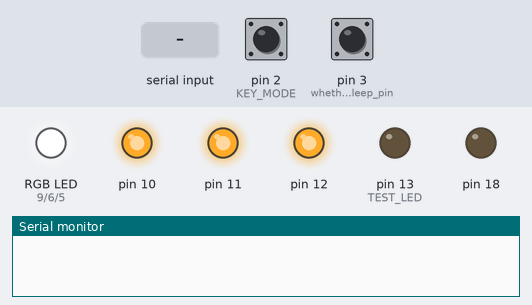
Recording of a sketch running on a simulated Arduino Uno, built with avr-gcc and run on an emulated ATmega328P. Shown: an RGB LED mixed from three pins (HIGH = lit), output pins drawn as LEDs (lit = HIGH), the last lines printed to the serial monitor. The inputs (shaded band) are chosen by the test bench; at power-on: pin 2 (KEY_MODE) HIGH, pin 3 (whether_Sleep_pin) HIGH. Sleep ends after the set time or at an interrupt; pins used as bus, display or sensor lines are not drawn.

Above: at 3.7 s.
3.8 s: pin 2 (KEY_MODE) pulled LOW for 0.15 s
At 5.8 s:
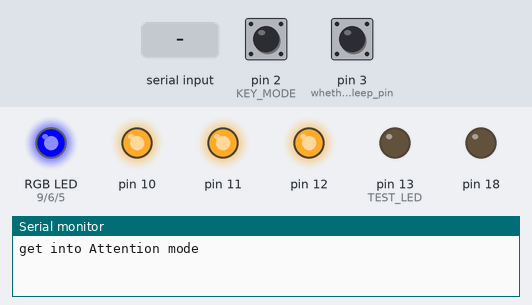
6.9 s: byte 30 received over Serial
9.9 s: pin 2 (KEY_MODE) pulled LOW for 1 s
At 11.1 s:
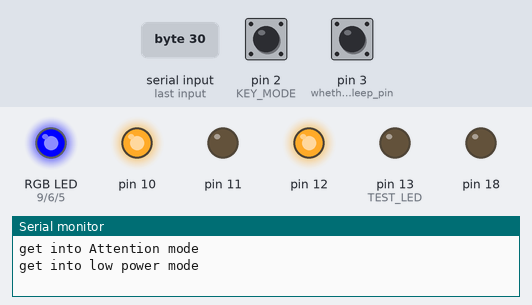
13.3 s: pin 2 (KEY_MODE) pulsed LOW 2 times (0.12 s each, 0.3 s apart)
At 15.7 s:
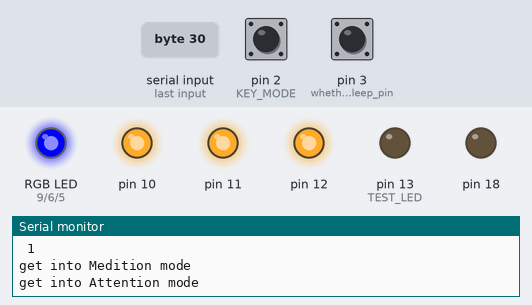
Timing chart, 0 to 17.1 s (numbered marks = the images above; inputs shaded):
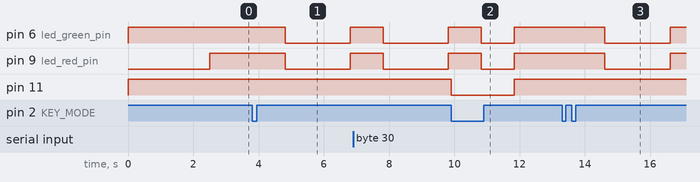

The sketch:

mindwave-light.ino
```cpp
/* 2016/12/02 13:33
 * 脑波灯程序
 *
 */

#include <SoftwareSerial.h>

 #include <portable.h>
 #include <ctrlColor.h>
 #include <setColorFromData.h>
 #include <hardwareDrive.h>
 #include "mindwave_light.h"

 #include "BLE.h"
 #include "debug.h"

/*** 配置低功耗 ***/
#include<Enerlib.h>

 #define DEBUG
 #define mwLight_DEBUG

/*================= 蓝牙模块相关  BLE.h ==================================*/
/*================= end 蓝牙模块相关 ==================================*/


/******* main ************************/
void forceFlush(){
    while( Serial.available()>0 ){
      Serial.read();
      RXD_ON();
    } // end while available
}

 // 脑波灯需要对象、标志位等相关...
 //const uint8_t interruptPin = 2;

/* 12/09 11:17 加入按键中断 */
const uint8_t KEY_MODE = 2;
typedef enum{ MEDITATION=0, ATTENTION,  TURN_OFF }MODE_t;
//typedef enum{ TURN_ON = 0, TURN_OFF }MODE_t;
MODE_t chooseOneMode = MEDITATION;

/*** 大灯专有属性，按键切换模式，进入关闭状态（睡眠） ***/
typedef enum{ SLEEP = 0, WORK }sw_t;
sw_t Sleep_or_Work = WORK;                 // 定义初始状态在工作状态
uint16_t change_moment = 0;                // 标志此时是否处于切换状态的瞬间，如果是，指示灯需要针对闪烁
void OFF_Light();

#if 0
  SoftwareSerial mySerial =  SoftwareSerial(8, 7);
  void SoftwareSerial_init( void ){
    pinMode( 8, INPUT );
    pinMode( 7, OUTPUT );
    mySerial.begin(57600);                            // 与蓝牙模块连接的波特率
 }
#endif


/*** 定义蓝牙模块在本实例电路中连接的引脚 ***/
BLE_module_t BLElight;            // 在定义一个struct 对象时，如何初始化？


/*** 加入低功耗 *****/
Energy lowPower;                        // 定义低功耗类对象
const uint16_t whether_Sleep_pin = 3;   // pin3读取电平状态判断是否需要进入睡眠模式
const uint16_t ctrlSleep_pin = 17;      // pin17(A3) 根据chooseOneMode输出高低
void lowPower_pin_init(){
    pinMode( whether_Sleep_pin, INPUT_PULLUP );
    pinMode( ctrlSleep_pin, OUTPUT );
    digitalWrite( ctrlSleep_pin, HIGH );
}


void setup(){
	//SoftwareSerial_init();              // 与蓝牙连接的IO口-> 模拟串口初始化
  forceFlush();
  BLE_PIN_config( &BLElight );                     // 在函数中构造蓝牙模块各个控制引脚
  BLE_PIN_INIT( &BLElight );                       // 蓝牙模块的各个控制引脚（状态）初始化--> 对象以MCU为标准命名

  forceFlush();
  RGB_light_init();                              // 脑波灯（RGB三色灯） 控制引脚初始化
  DEBUG_LED_init();                              // 调试指示灯控制引脚初始化
  pinMode( TEST_LED, OUTPUT );    digitalWrite ( TEST_LED, LOW );

  forceFlush();
	structureMindwaveData();			                // 初始化对象数据

  #ifdef DEBUG
    forceFlush();
    Serial.begin( 57600 );
    setLightColor( RED );
    delay_ms(1500);
    setLightColor( FOOCOLOR );
  #endif /* DEBUG */

  // add KEY_MODE
  forceFlush();

  lowPower_pin_init();                        /* 低功耗模式引脚控制 */
  pinMode( KEY_MODE, INPUT_PULLUP );
  attachInterrupt( digitalPinToInterrupt( KEY_MODE ), chooseMode, FALLING);   // LOW-低电平触发中断会出现问题，多次进入中断
  forceFlush();
}


color_t lightColor = FOOCOLOR;              // RBG灯对象，设定颜色即可
uint8_t Rx_data;                            // 从连接蓝牙模块的虚拟串口接收到的数据
/***************************   loop()   *************************/
void loop(){
    if ( Sleep_or_Work == SLEEP ){ // 进入低功耗模式
        if ( change_moment == 1 ){  // 如果这个按键更改模式的时刻...
          OFF_Light();   delay_ms( 1500);
          OFF_Light();
          change_moment = 0;
        }
        digitalWrite ( BLElight.EN_PIN, LOW );                // 这一句后期调整成面向对象模式
        digitalWrite( ctrlSleep_pin, LOW );
        if( chooseOneMode == TURN_OFF ){
            // digitalWrite( 11, HIGH );
            lightColor = FOOCOLOR;
            setLightColor( FOOCOLOR );
            if( digitalRead( whether_Sleep_pin ) == LOW )
                Serial.println( "Enter into SLEEP in... ");
                Serial.println( " 3 ");
                Serial.println( " 2 ");
                Serial.println( " 1 ");
                lowPower.PowerDown();                            // 进入低功耗
        } // end if TURN_OFF
    }
    else if ( Sleep_or_Work == WORK ){
          if( change_moment == 1 ){
            switch( chooseOneMode ){
              case MEDITATION:
                    change_moment = 1;
                    lightColor = BLUE;
                    setLightColor( FOOCOLOR );  delay_ms( 1000 );
                    setLightColor( lightColor );    delay_ms( 1000 );
                    setLightColor( FOOCOLOR );  delay_ms( 1000 );
                    setLightColor( lightColor );    delay_ms( 1000 );
                    setLightColor( FOOCOLOR );  delay_ms( 1000 );
                    setLightColor( lightColor );
                    break;
              case ATTENTION:
                    lightColor = YELLOW;
                    setLightColor( FOOCOLOR );  delay_ms( 1000 );
                    setLightColor( lightColor );    delay_ms( 1000 );
                    setLightColor( FOOCOLOR );  delay_ms( 1000 );
                    setLightColor( lightColor );    delay_ms( 1000 );
                    setLightColor( FOOCOLOR );  delay_ms( 1000 );
                    setLightColor( lightColor );
                    break;
            } // end switch()
            change_moment = 0;
          }
          digitalWrite( ctrlSleep_pin, HIGH );
          digitalWrite ( BLElight.EN_PIN, HIGH );                // 打开蓝牙
          if( ifSuccess_got_data()== FAIL ){
            if( Serial.available() > 0 ){
              Rx_data = Serial.read();
              getMindwaveData( Rx_data );
              RXD_ON();
            }
            else{
               RXD_OFF();
            //setLightColor( FOOCOLOR );
            }
          } // end if not ifSuccess_got_data
          else if ( ifSuccess_got_data() == PASS ){
            forceFlush();

            RXD_OFF();
            switch( chooseOneMode ){
            case MEDITATION:
                            forceFlush();
                            lightColor = getSuitLightColor( getMeditation() );
                            break;
            case ATTENTION:
                            forceFlush();
                            lightColor = getSuitLightColor( getAttention() );
                            break;
            } // end switch
            setLightColor( lightColor );
            set_Got_data(FAIL);

            forceFlush();
            RXD_OFF();
          } // end else if
    } // end if work
} // end loop


/**** main *******/
#ifdef DEBUG
 void testLED_blink( void ){
  static byte LED_STA = 0;
  if (LED_STA) LED_STA = 0;
  else LED_STA = 1;
  digitalWrite( TEST_LED, LED_STA);
 }
#endif /* debug */

void blinkLight( color_t _color, uint16_t _period_ms ){
  uint16_t i=0, j= 1000/_period_ms;
  for ( i=0; i<j; i++){
    setLightColor( FOOCOLOR );  delay_ms( _period_ms );
    setLightColor( _color );    delay_ms( _period_ms );
  }
}

void breatheLight( color_t _color ){
  uint16_t i=0, times = 10;
  for( i=0; i<5; i++){   //  越亮
      blinkLight( _color, times );
      //delay_ms( times );
      times += 10;
  }
  setLightColor( _color );
  for( i=0; i<50; i++){ //  越暗
      setLightColor( _color );
      delay_ms( 10 );
      setLightColor( FOOCOLOR );
      delay_ms( times );
      times += 10;
  }
  setLightColor( FOOCOLOR );
}
void OFF_Light(){
    setLightColor( FOOCOLOR ); delay_ms( 800 );
    setLightColor( ORANGE );  delay_ms(1000);
    setLightColor( FOOCOLOR ); delay_ms( 1000 );
    setLightColor( ORANGE );  delay_ms(1000);
    setLightColor( FOOCOLOR );
}


void chooseMode(void){
  static MODE_t lastMode = MEDITATION;
  delay_ms( 10 );
  forceFlush();

  if ( digitalRead(KEY_MODE) == LOW ){
      if( lowPower.WasSleeping() )  delay(10);        // 推出低功耗模式

      switch ( lastMode ){
      case MEDITATION:
                    forceFlush();
                    Sleep_or_Work = WORK;
                    chooseOneMode = ATTENTION;
                    lastMode = ATTENTION;
                    Serial.println( "get into Attention mode " );
                    change_moment = 1;
                    break;
      case ATTENTION:
                    forceFlush();
                    Sleep_or_Work = SLEEP;
                    chooseOneMode = TURN_OFF;
                    lastMode = TURN_OFF;
                    Serial.println( "get into low power mode" );
                    change_moment = 1;
                    break;

      case TURN_OFF:
                    forceFlush();
                    Sleep_or_Work = WORK;
                    chooseOneMode = MEDITATION;
                    lastMode = MEDITATION;
                    Serial.println( "get into Medition mode " );
                    break;
      }// end switch lastMode
      forceFlush();
  }// end if KEY_MODE = LOW

}// end func chooseMode
```

BLE.h
```cpp
#ifndef BLE_H
#define BLE_H

 #include "Arduino.h"
// #include <portable.h>
// #include <hardwareDrive.h>
 #include "portable.h"
 #include "hardwareDrive.h"


/*================= 蓝牙模块相关 ==================================*/
 /*** 定义蓝牙引脚控制对象 ***/
typedef struct BLE_module{
    unsigned int EN_PIN;
    unsigned int STA_PIN;
    unsigned int KEY_PIN;

    //unsigned int RX_PIN;
    //unsigned int TX_PIN;
} BLE_module_t;
void BLE_PIN_config( BLE_module_t *_pin);
void BLE_PIN_INIT( BLE_module_t *_BLE_PIN);

#if 0
 typedef struct {
  uint8_t name[20];
  uint8_t pswd[10];
  uint8_t role;
  uint8_t baud[10];
 } BLE_data_t
#endif /* 0 or 1 */
/*===============end 蓝牙模块相关 ===================================*/


#endif /* BLE_H */
```

Enerlib.h
```cpp
/*
Enerlib: easy-to-use wrapper for AVR's Sleep lib.
By E.P.G. - 12/2012 - Ver. 1.0.1
*/

#ifndef Enerlib_h
#define Enerlib_h

class Energy
{
  private:
    bool sleeping;
	public:
    Energy();
		void PowerDown(void);
		void Idle(void);
		void SleepADC(void);
		void PowerSave(void);
    void Standby(void);
    bool WasSleeping(void);
};

#endif
```

ctrlColor.h
```cpp
/*
 *
 */
 #ifndef CTRLCOLOR_H
 #define CTRLCOLOR_H

 #include "Arduino.h"

//  #include <portable.h>
//  //#include <ctrlColor.h>
//  //#include <setColorFromData.h>
//  #include <hardwareDrive.h>
 #include "portable.h"
 //#include <ctrlColor.h>
 //#include <setColorFromData.h>
 #include "hardwareDrive.h"

 /****** ctrlColor.h ****************/
 /* 要设置的灯的颜色 */
 typedef enum {
 			   RED=1, ORANGE, YELLOW, GREEN, BLUE, CYAN, PURPLE, FOOCOLOR
 	/*         红色   橙色    黄色    绿色   蓝色  青色  紫色
  	 *         0-20   20-30   30-40   40-60  60-70  70-80 80-100         */
 			 }color_t;

 /* 构造三种颜色灯对象 */
 typedef struct primaryColorPin{
 	 /* primaryColorPin_number */
 		const uint16_t led_red_pin = 9;
 		const uint16_t led_green_pin = 6;
 		const uint16_t led_blue_pin = 5;

 	 /* primaryColorPin_state */
 		B_level_t led_red_level;
 	 	B_level_t led_green_level;
   		B_level_t led_blue_level;
 }RGB_pin_t;

 void RGB_light_init(void);

#if 1
 void RED_ON();
 void RED_OFF();

 void GREEN_ON();
 void GREEN_OFF();

 void	BLUE_ON();
 void	BLUE_OFF();
#endif

 void setLightColor( color_t _lightColor );


#endif /* CTRLCOLOR_H */
```

debug.h
```cpp
#ifndef DEBUG_H
#define DEBUG_H


#include "Arduino.h"
// #include <portable.h>
// #include <hardwareDrive.h>
 #include "portable.h"
 #include "hardwareDrive.h"


//  #define DEBUG
//  #define mwLight_DEBUG

 //#ifdef DEBUG
  const uint8_t TEST_LED = 13;
  void testLED_blink( void );

  const uint8_t DEBUG_R = 10;
  const uint8_t DEBUG_G = 11;
  const uint8_t DEBUG_Y = 12;
  void DEBUG_LED_init();
 //#endif /* DEBUG */

//#ifdef mwLight_DEBUG
    void paired_ON(void);
    void paired_OFF(void);

  void RXD_ON(void);
  void RXD_OFF(void);

  void SYN_ON(void);
  void SYN_OFF(void);
//#endif /* mwLight_DEBUG */


#endif /* DEBUG_H */
```

hardwareDrive.h
```cpp
/* 2016/12/01 23:40
 * 外设驱动层，
 * 针对蓝牙，提供API接口
 */
 #ifndef HARDWAREDRIVE_H
 #define HARDWAREDRIVE_H


  #include "Arduino.h"
  #include "portable.h"

// #include <portable.h>
 //#include <hardwareDrive.h>

void delay_ms(uint16_t _ms);
void setGPIO_mode( uint16_t _pin, gpioMode_t _mode );
void setGPIO_level( uint16_t _pin, B_level_t _level );


 /************* UART Drive ************************************/
/* TX,RX 已经被构造类，在未彻底搞清楚前，还是先不动它，
 * 应该是在调用这两个函数之前，有一个初始化过程，
 * 就像Serial.begin(uint16_t baud); 一样 */
 //void tx_data( uint8_t _data );
//  void tx_data( uint8_t _data ){

//  }


 //uint8_t rx_data( void );

 #endif /* HARDWAREDRIVE_H */
```

mindwave_light.h
```cpp
/* mindwave_light.h
 *
 */
#ifndef MINDWAVE_LIGHT_H
#define MINDWAVE_LIGHT_H

#include "Arduino.h"
// #include <portable.h>
#include "portable.h"
#include <SoftwareSerial.h>

#define SYN  0xAA
#define PAL  0x20    /* 代表32个字节的payload, */
#define SIG  0x02
#define EEG  0x83
#define LEN  0x18    /* 十进制的24， EEG Power由24字节组成 */
#define ATT  0x04
#define MED  0x05

#define data_length 37

 typedef struct mindwaveData {
 		uint8_t _signal;
 		uint8_t attention;
 		uint8_t meditation;
 		pf_t GotData;
    volatile uint8_t BLE_data;
    volatile uint8_t protocolData[data_length];
    volatile uint16_t N_index;
 }mwData_t;

/* 11-19-09:38  使用模拟串口更新版本
 * 引入头文件 SoftWareSerial.h
 * 定义rxPin 和 txPin 引脚号 */
#if 1
 #define rxPin 8
 #define txPin 7

  //void SoftwareSerial_init( void );
#endif /* 0 or 1 */


// void structureMindwaveData( mwData_t* _mwLight );
void structureMindwaveData();
// void cleanProtocol(uint8_t array[], uint16_t _length );
void cleanProtocol( );
// void getMindwaveData( mwData_t* _mwLight, SoftwareSerial *_mySerial );
//void getMindwaveData( mwData_t* _mwLight, uint8_t _BLE_data );
void getMindwaveData(uint8_t _BLE_data );


void set_Got_data(pf_t PASS_or_FAIL);
pf_t ifSuccess_got_data();
uint8_t getAttention();
uint8_t getMeditation();

#endif /* MINDWAVE_LIGHT_H */
```

setColorFromData.h
```cpp
 #ifndef SETCOLORFROMDATA_H
 #define SETCOLORFROMDATA_H


 #include "Arduino.h"
 #include "portable.h"
 #include "ctrlColor.h"
 #include "hardwareDrive.h"

//  #include <portable.h>
//  #include <ctrlColor.h>
//  //#include <setColorFromData.h>
//  #include <hardwareDrive.h>


 /******* setColorFromData.h ***********/
 color_t getSuitLightColor( const uint8_t _metation );


  #endif /* SETCOLORFROMDATA_H */
```

portable.h
```cpp
/*
 *
 */
#ifndef PORTABLE_H
#define PORTABLE_H

// #define Arduino

 /* 之后把这一部分放到同一个文件protable.h 下 */
// typedef char    int8_t;
// //typedef short   int16_t;
// typedef int     int16_t;
// typedef long    int32_t;
// typedef unsigned char   uint8_t;
// //typedef unsigned short  uint16_t;
// typedef unsigned int    uint16_t;
// typedef unsigned long   uint32_t;

 typedef enum{ B_FALSE = 0, B_TRUE = 1 }boolean_t;
 typedef enum{ PASS = 0, FAIL = 1 }pf_t;
 //typedef enum{ PASSED = 0, FAILED = 1 }pf_t;

 typedef enum{ B_LOW = 0, B_HIGH = 1 }B_level_t;

// #ifdef Arduino
 typedef enum{ INPUT_mulpx, INPUT_PULLUP_mulpx, OUTPUT_mulpx }gpioMode_t;
// #endif /* Arduino */

#endif /* PORTABLE_H */
```

Measured:
- after the input at 3.8 s, pin 6 (led_green_pin), pin 9 (led_red_pin): HIGH → LOW after 1.0 s, → HIGH 2.0 s later
- after the input at 9.9 s, pin 11: HIGH → LOW at once, → HIGH 1.9 s later
- after the input at 13.3 s, pin 6 (led_green_pin), pin 9 (led_red_pin): HIGH → LOW after 1.3 s, → HIGH 2.0 s later
